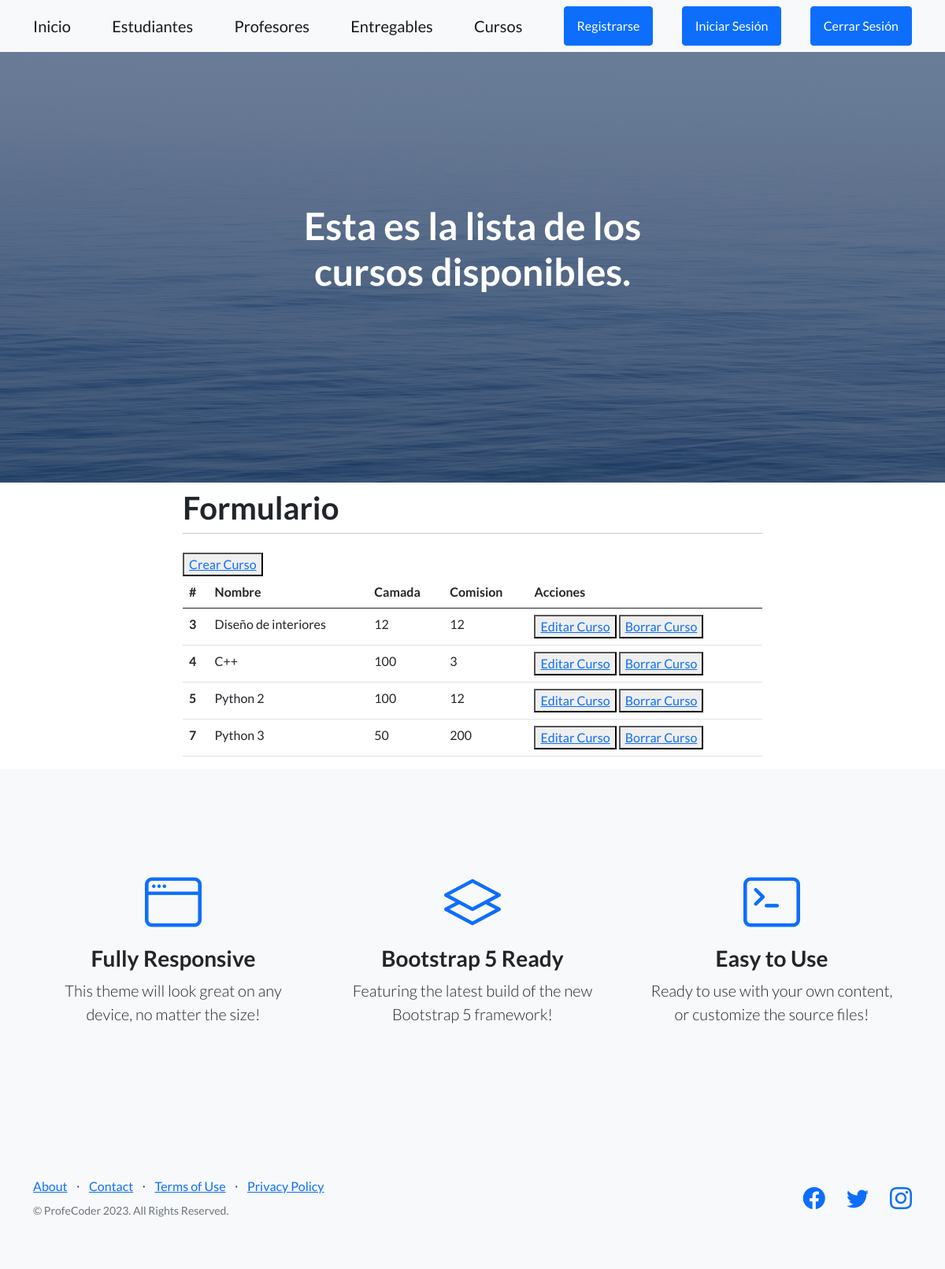
The app's page /AppCoder/cursos/lista with its own data.
### AppCoder/models.py (models this page shows)
class Curso(models.Model):
    nombre = models.CharField(max_length=40)
    camada = models.IntegerField()
    comision = models.IntegerField()

### AppCoder/views.py (the view)
# urls.py: path("cursos/lista", CursoLista.as_view(), name = "Ver Cursos"),
class CursoLista(ListView): #por defecto el template name se llama curso_list.html
    model = Curso
    template_name = "AppCoder/cursos/curso_list.html"

### AppCoder/templates/AppCoder/cursos/curso_list.html
{% extends "AppCoder/padre.html" %}
{% block titulo %}
Esta es la lista de los cursos disponibles.
{% endblock %}
{% block formulario %}
<button>
    <a href="{% url 'Crear Cursos' %}">Crear Curso</a>
</button>
<table class="table">
    <thead>
      <tr>
        <th scope="col">#</th>
        <th scope="col">Nombre</th>
        <th scope="col">Camada</th>
        <th scope="col">Comision</th>
        <th scope="col">Acciones</th>
      </tr>
    </thead>
    <tbody>
        {% for curso in object_list %}
        <tr>
            <th scope="row">{{curso.id}}</th>
            <td>{{curso.nombre}}</td>
            <td>{{curso.camada}}</td>
            <td>{{curso.comision}}</td>
            <td>
                <button>
                    <a href="{% url 'Editar Cursos' curso.id %}">Editar Curso</a>
                </button>
                <button>
                    <a href="{% url 'Borrar Cursos' curso.id %}">Borrar Curso</a>
                </button>
            </td>
        </tr>
        {% endfor %}
    </tbody>
  </table>
{% endblock %}

### records on screen
Curso: id "3", nombre "Diseño de interiores", camada "12", comision "12"
Curso: id "4", nombre "C++", camada "100", comision "3"
Curso: id "5", nombre "Python 2", camada "100", comision "12"
Curso: id "7", nombre "Python 3", camada "50", comision "200"
